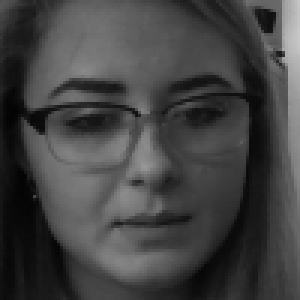
#> input picture person_Ambber/0_.png, 100 x 100 px, given in place of the camera (shown 3 times larger)
$ python 'enrolement (2).py'   (Python 2 division)
#> lines starting #> are read from the running program, lines starting #| are printed output that depends on the picture; after the words box and inside, x2 and y2 are one past the last pixel; in counts of white or black regions, pixels touching at a corner belong together
# -*- coding: utf-8 -*-
"""
Created on Mon Aug 08 11:44:19 2016
@author: vs26
"""
import cv2
import matplotlib.pyplot as plt
import os
from skimage import transform
from scipy.fftpack import dct
from skimage.io import imsave
import glob

plt.close('all')

HAAR_CASCADE_FACE_XML = \
    "C:\\OpenCV Extract\\opencv\\sources\\data\\" + \
    "haarcascades_GPU\\haarcascade_frontalface_default.xml"

print (HAAR_CASCADE_FACE_XML)

face_cascade = cv2.CascadeClassifier()
assert (face_cascade.load(HAAR_CASCADE_FACE_XML) == True)

RED = (255, 0, 0)
RED_BGR = (0, 0, 255)

face_features = []
X_train = []
y_train = []

X_test = []
y_test = []
names = []

# ask for name
name = raw_input("What is your name?")
#> the answer given: person_Ambber/0_.png
name = "person_{}".format(name)

# for idx, folder in enumerate(glob.glob('person_*')):
#    name = folder.split('_')[1]
#    names[idx] = name

# create folder of name
print "os path test "
if not os.path.exists(name):
    print "os path test sddfrtuy"
    os.makedirs(name)

# collect and save images using cv2
RETAIN = 8
W, H = 100, 100


def dct_2d(a):
    return dct(dct(a.T).T)


cap = cv2.VideoCapture()
print cap.open(0)

ctr = 0

while True:
    ret, img = cap.read()
#> img is the input picture: shape (100, 100, 3); min 3, max 199, mean 66.7
    img_grey = cv2.cvtColor(img, cv2.COLOR_BGR2GRAY)
    faces = face_cascade.detectMultiScale(img_grey, 1.3, 5)
#> faces = [[5, 5, 89, 89]]
    # possibly add minSize=(200, 200)
    for (x, y, w, h) in faces:
        cv2.rectangle(img, (x, y), (x + w, y + h), RED_BGR, 2)
        face_img = img_grey[y:y + h, x:x + w]
        face_img = transform.resize(face_img, (W, H))
        imsave(os.path.join(name, "{}_.png".format(ctr)), face_img)
#> this loop made 1 pass
#> pass 1, `face_img = img_grey[y:y + h, x:x + w]`:
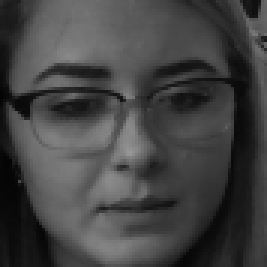
#> face_img: shape (89, 89) (shown 3 times larger); min 4, max 152, mean 67.3
#> after the loop:
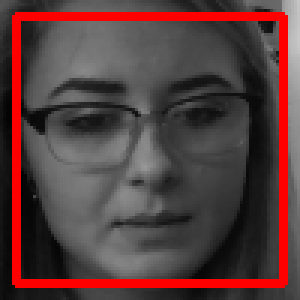
#> img: shape (100, 100, 3) (shown 3 times larger); 10.64% of pixels changed, all inside (x1, y1, x2, y2) = (4, 4, 96, 96)

    cv2.imshow('Webcam', img)

    k = cv2.waitKey(33)
#> (key Esc is pressed here)
    if k == 27:
        # Escape
        break

    ctr += 1

cv2.destroyAllWindows()
cap.release()

$ run again, on person_Ambber/17_.png
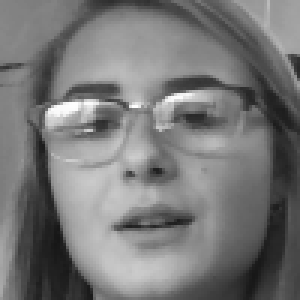
#> input picture person_Ambber/17_.png, 100 x 100 px, given in place of the camera (shown 3 times larger)
#> img is the input picture: shape (100, 100, 3); min 22, max 253, mean 119.2
#> faces = [[5, 5, 89, 89]]
#> the loop `for (x, y, w, h) in faces:` made 1 pass
#> pass 1, `face_img = transform.resize(face_img, (W, H))`:
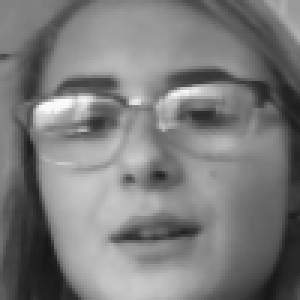
#> face_img: shape (100, 100) float64 (shown 3 times larger); min 0.0893, max 0.992, mean 0.486
#> after the loop `for (x, y, w, h) in faces:`:
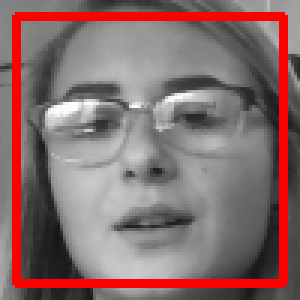
#> img: shape (100, 100, 3) (shown 3 times larger); 10.64% of pixels changed, all inside (x1, y1, x2, y2) = (4, 4, 96, 96)

$ run again, on person_Ambber/18_.png
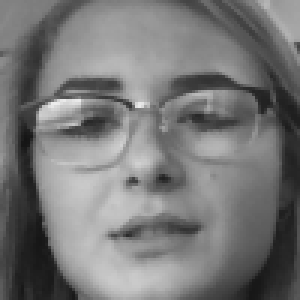
#> input picture person_Ambber/18_.png, 100 x 100 px, given in place of the camera (shown 3 times larger)
#> img is the input picture: shape (100, 100, 3); min 20, max 237, mean 118.9
#> faces = [[5, 6, 89, 89]]
#> the loop `for (x, y, w, h) in faces:` made 1 pass
#> pass 1, `face_img = img_grey[y:y + h, x:x + w]`:
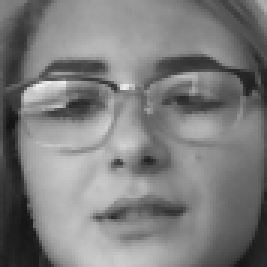
#> face_img: shape (89, 89) (shown 3 times larger); min 20, max 237, mean 124.9
#> after the loop `for (x, y, w, h) in faces:`:
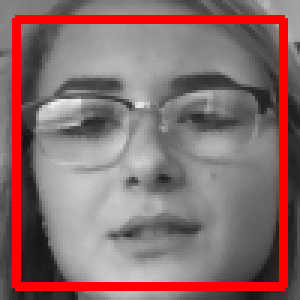
#> img: shape (100, 100, 3) (shown 3 times larger); 10.64% of pixels changed, all inside (x1, y1, x2, y2) = (4, 5, 96, 97)
